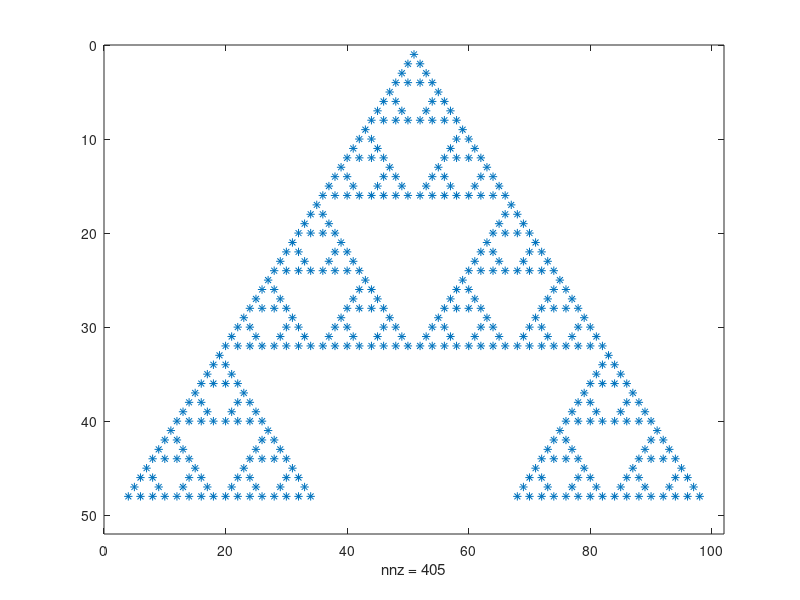

MATLAB code for this plot:
%Trying to generate a Sierpinski triangle
size = 101;
time = 51;

%
A = zeros(time,size);
A(1,floor(size/2) + 1)=1;

%Ruleset for the 8bit two state automaton. Rule 90 is just the binary
%representation of 90 01011010
rule = [0,1,0,1,1,0,1,0]


%Updating the automaton according to the ruleset
for(t= 1:time-4),

for(i=2:size-1)
if(A(t,i-1) == 0   &   A(t,i) ==  0    &   A(t,i+1) == 0),

  A(t+1,i) = rule(1);

end
if(A(t,i-1) ==  0   &   A(t,i) ==  0    &   A(t,i+1) == 1 ),

  A(t+1,i) = rule(2);

end
if(A(t,i-1) == 0    &   A(t,i) == 1     &   A(t,i+1) == 0),

  A(t+1,i) = rule(3);

end
if(A(t,i-1) == 0    &   A(t,i) == 1     &   A(t,i+1) == 1),

  A(t+1,i) = rule(4);

end
if(A(t,i-1) == 1    &   A(t,i) == 0     &   A(t,i+1) == 0),

  A(t+1,i) = rule(5);

end
if(A(t,i-1) ==  1   &   A(t,i) ==  0    &   A(t,i+1) == 1),

  A(t+1,i) = rule(6);

end
if(A(t,i-1) ==  1   &   A(t,i) ==   1   &   A(t,i+1) == 0),

  A(t+1,i) = rule(7);

end
if(A(t,i-1) == 1    &   A(t,i) ==    1  &   A(t,i+1) == 1),

  A(t+1,i) = rule(8);

end

end
end

%Output for a 1D automaton
spy(A)

